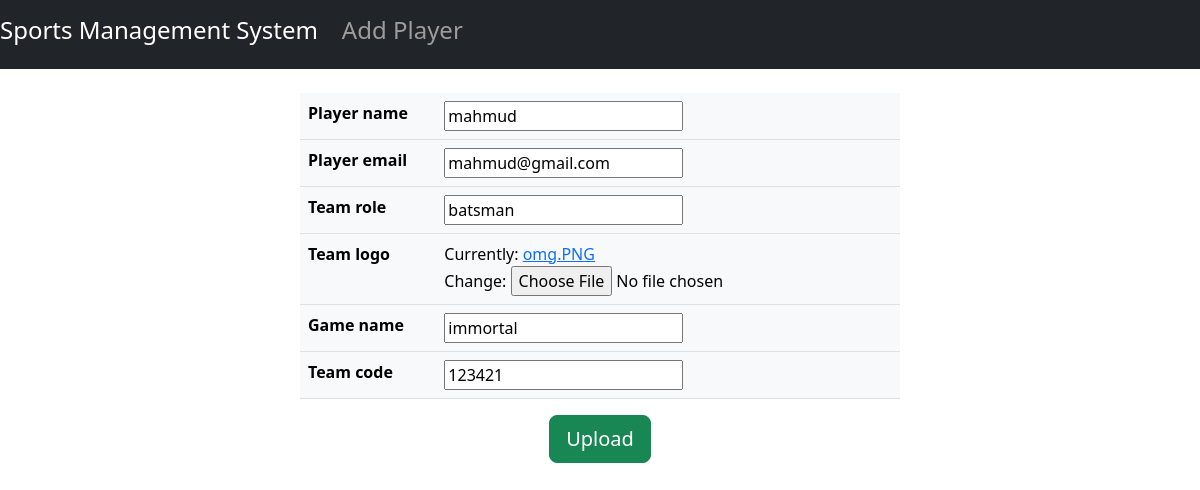
The page /update/13 on the database its author committed.
### book/models.py (models this page shows, shortened)
class Book(models.Model):
    player_name = models.CharField(max_length=100)
    player_email = models.CharField(max_length=100)
    team_role = models.CharField(max_length=100)
    team_logo = models.ImageField()
    game_name = models.CharField(max_length=100)
    team_code = models.IntegerField()

### book/views.py (the view)
# urls.py: path('update/<int:book_id>', views.update_book),
def update_book(request, book_id):
    book_id = int(book_id)
    try:
        book_shelf = Book.objects.get(id = book_id)
    except Book.DoesNotExist:
        return redirect('index')
    book_form = BookCreate(request.POST or None, instance = book_shelf)
    if book_form.is_valid():
        book_form.save()
        return redirect('index')
    return render(request, 'book/upload_form.html', {'upload_form': book_form})

### book/forms.py
class BookCreate(forms.ModelForm):
    class Meta:
        model = Book
        fields = '__all__'

### book/templates/book/upload_form.html (shortened to what this page needs)
{% extends 'book/team_create.html' %}
{% block content %}
<center>
  <form method="POST" enctype="multipart/form-data">
    <table class="w-50 table table-light" style="border-radius: 10px;">
      {% for field in upload_form %}
      <tr>
        <th>{{field.label}}</th>
        <td>{{field}}</td>
      </tr>
      {% endfor %}
    </table>
    <button type="submit" class="btn btn-lg btn-success md-5">Upload</button>
  </form>
</center>
{% endblock %}

### rows shown on the page
Book: upload_form "mahmud" "mahmud@gmail.com" "batsman" "immortal" "123421"

### other values the page prints
{{ field.label }} "Player name" "Player email" "Team role" "Team logo" "Game name" "Team code"
